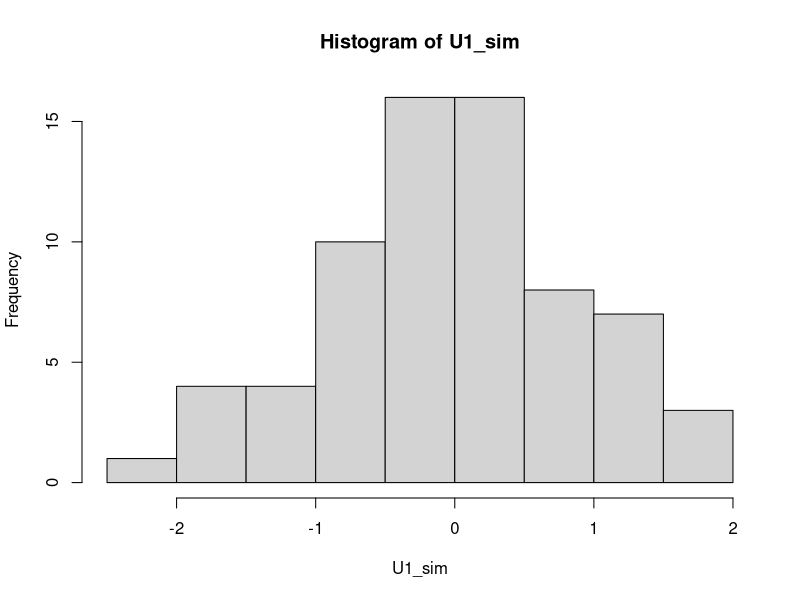
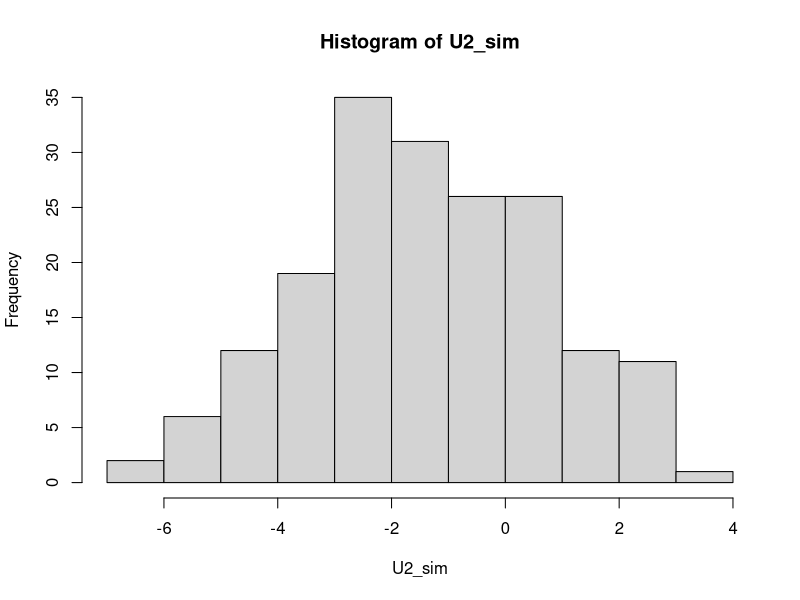
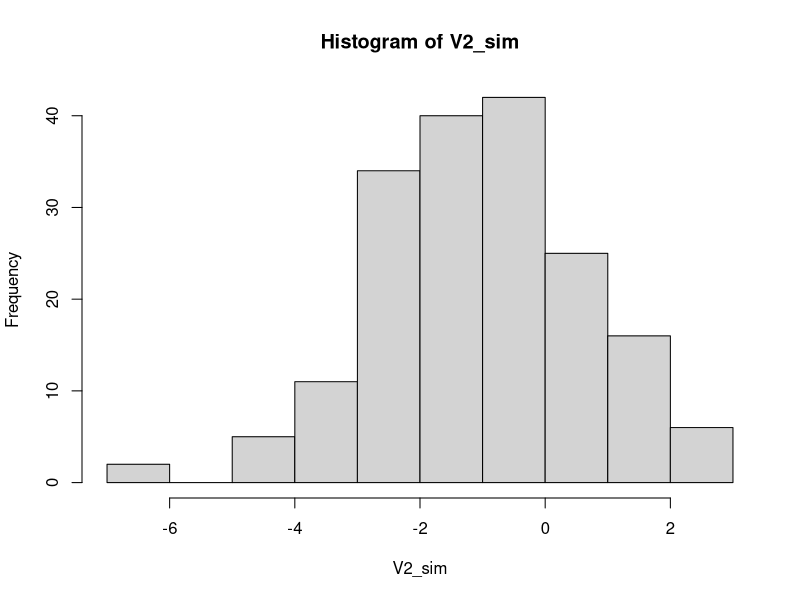

Write the R code that produced these figures, in order.
library(mvtnorm)
library(MASS)
# Function to compute the MV spatial covariance matrix
# d is the distance matrix between coordinates
# type: t[i] = 1 means AQS; t[i] = 2 mean PA
# theta: parameters
cov.LMC <- function(d,t,theta){
  rho    <- theta[1]
  range1 <- exp(theta[2])
  range2 <- exp(theta[3])
  tau1   <- exp(theta[4])
  tau2   <- exp(theta[5])
  sig1   <- exp(theta[6])
  sig2   <- exp(theta[7])
  S      <- diag(ifelse(t==1,tau1,tau2))
  S[t==1,t==1] <- S[t==1,t==1] + sig1*exp(-d[t==1,t==1]/range1)
  S[t==1,t==2] <- S[t==1,t==2] + sig1*rho*exp(-d[t==1,t==2]/range1)
  S[t==2,t==1] <- S[t==2,t==1] + sig1*rho*exp(-d[t==2,t==1]/range1)
  S[t==2,t==2] <- S[t==2,t==2] + sig2*exp(-d[t==2,t==2]/range2) +   
    sig1*rho*rho*exp(-d[t==2,t==2]/range2)
  
  Sinv   <- solve(S)
  logdet <- determinant(S)$modulus[1]
  out    <- list(S=S,Sinv=Sinv,logdet=logdet)
  return(out)
}

# Get covariance matrix for U1, U2, and V2
# U1 ~ normal(0, sig1 * Sigma11)
# U2 ~ normal(0, sig1 * Sigma22)
# V2 ~ normal(0, sig2 * Sigma22)
# Cov(U1, U2) = sig1 * Sigma12
cov <- function(d,t,theta) {
  rho    <- theta[1]
  range1 <- exp(theta[2])
  range2 <- exp(theta[3])
  tau1   <- exp(theta[4])
  tau2   <- exp(theta[5])
  sig1   <- exp(theta[6])
  sig2   <- exp(theta[7])
  S <- diag(0, length(t))
  S[t==1,t==1] <- sig1*exp(-d[t==1,t==1]/range1)
  S[t==1,t==2] <- sig1*exp(-d[t==1,t==2]/range1)
  S[t==2,t==1] <- sig1*exp(-d[t==2,t==1]/range1)
  S[t==2,t==2] <- sig2*exp(-d[t==2,t==2]/range2)
  return(S)
}


set.seed(123)
n      <- 250
type   <- rbinom(n,1,0.7)+1
s      <- cbind(runif(n),runif(n))
rho    <- 1
range1 <- 0.1
range2 <- 0.3
tau1   <- 0.1
tau2   <- 0.3
sig1   <- 1
sig2   <- 4
theta  <- c(rho,log(range1),log(range2),
            log(tau1),log(tau2),log(sig1),log(sig2))
Sig    <- cov.LMC(as.matrix(dist(s)),type,theta)
Y      <- as.vector(t(chol(Sig$S))%*%rnorm(n))

Y1 <- Y[type == 1]
Y2 <- Y[type == 2]
n1 <- length(Y1)
n2 <- length(Y2)

# Covariance matrix:
S <- cov(as.matrix(dist(s)),type,theta)
S11 <- S[type == 1, type == 1]
S12 <- S[type == 1, type == 2]
S21 <- S[type == 2, type == 1]
S22 <- S[type == 2, type == 2]

# Simulation for U1: 
set.seed(123)
U2 <- as.vector(t(chol(sig1 * S22)) %*% rnorm(n2))
S1 <- S11 - S12 %*% solve(S22) %*% S21
A1 <- S12 %*% solve(S22)
S1inv <- solve(S1)

SigmaU1 <- solve(1/tau1 * diag(1, n1) + 1/sig1 * S1inv)
meanU1 <- SigmaU1 %*% (1/tau1 * Y1 + 1/sig1 * S1inv %*% A1 %*% U2)

U1_sim <- as.vector(t(chol(SigmaU1)) %*% rnorm(n1)) + meanU1
hist(U1_sim)

# Simulation for U2:
# A_l = rho in this setting
set.seed(123)
U1 <- as.vector(t(chol(sig1 * S11)) %*% rnorm(n1))
V2 <- as.vector(t(chol(sig2 * S22)) %*% rnorm(n2))
S2 <- S22 - S21 %*% solve(S11) %*% S12
A2 <- S21 %*% solve(S11)
S2inv <- solve(S2)

SigmaU2 <- solve(rho^2/tau2 * diag(1, n2) + 1/sig1 * S2inv)
meanU2 <- SigmaU2 %*% (1/tau2 * rho * Y2 - rho * V2 + 1/sig1 * S2inv %*% A2 %*% U1)

U2_sim <- as.vector(t(chol(SigmaU2)) %*% rnorm(n2)) + meanU2
hist(U2_sim)

# Simulation for V2:
set.seed(123)
SigmaV2 <- solve(1/sig2 * solve(S22) + 1/tau2 * diag(1, n2))
meanV2 <- SigmaV2 %*% (1/tau2 * Y2)

V2_sim <- as.vector(t(chol(SigmaV2)) %*% rnorm(n2)) + meanV2
hist(V2_sim)





















